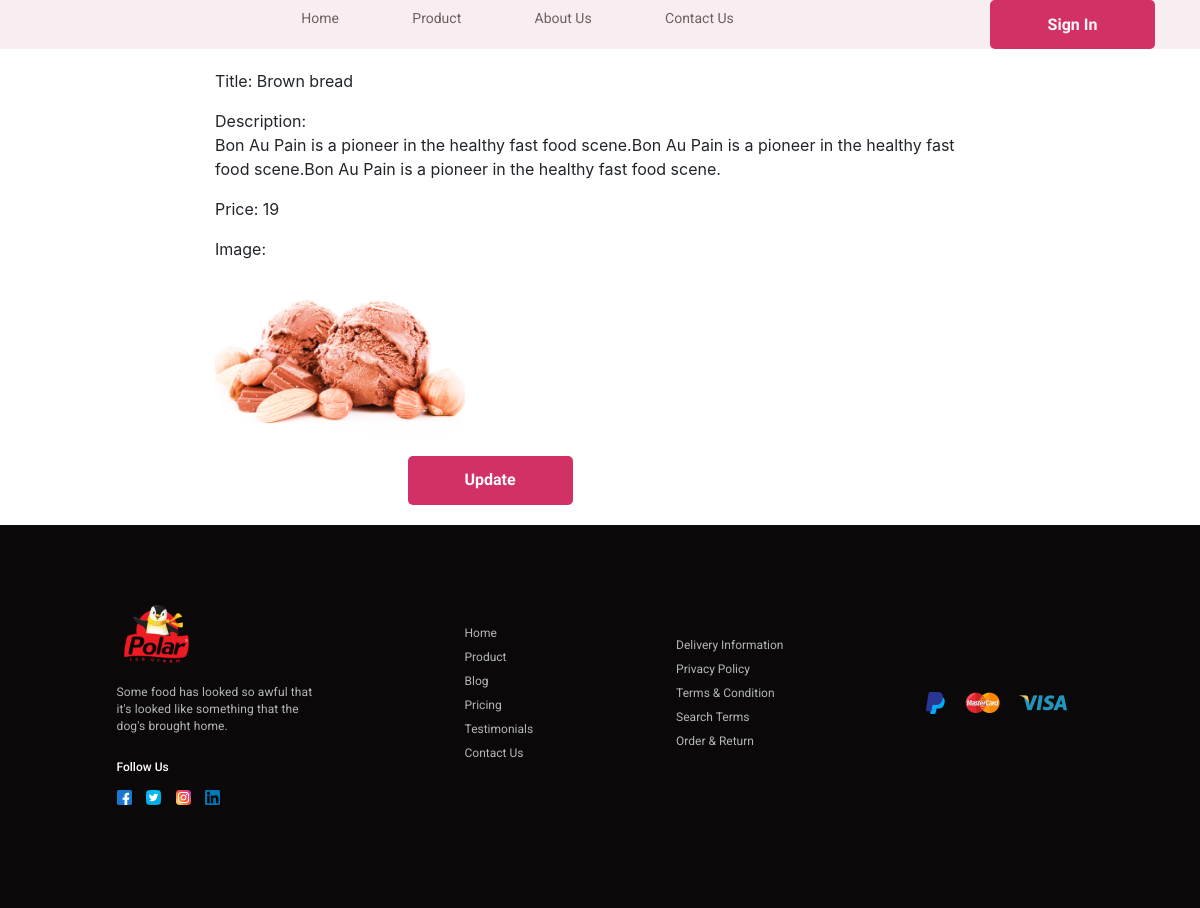
/products/1, run on the app's committed database.
### web/models.py (models this page shows, shortened)
class Product(models.Model):
    category = models.ForeignKey(
        Category,
        on_delete=models.CASCADE,
        related_name='category'
    )
    title = models.CharField(
        max_length=120,
        null=True,
        blank=True,
    )
    description = models.TextField(
        null=True,
        blank=True,
    )
    price = models.PositiveIntegerField(
        default=0,
    )
    image = models.ImageField()

### web/views.py (the view)
class ProductDetailView(generic.DetailView):
    template_name = 'product_detail.html'
    model = models.Product
    queryset = models.Product.objects.all()

### web/templates/product_detail.html (shortened to what this page needs)
{% extends 'base.html' %}
{% load static %}
{% block start %}
    <section class="start start-no">
        <div class="container">
            <header class="d-flex justify-content-between align-items-center">
                <nav class="menu d-none d-sm-none d-md-block col-md-5">
                    <ul class="">
                        <li><a href="{% url 'index' %}">
                            Home
                        </a></li>
                        <li><a href="{% url 'products' %}">
                            Product
                        </a></li>
                        <li><a href="{% url 'about' %}">
                            About Us
                        </a></li>
                        <li><a href="{% url 'contacts' %}">
                            Contact Us
                        </a></li>
                    </ul>
                </nav>
                {% if request.user.is_authenticated %}
                    <a href="{% url 'cart' request.user.cart_set.last.pk %}">
                        <button class="header-btn">
                            Cart
                        </button>
                    </a>
                    <a href="{% url 'orders' %}">
                        <button class="header-btn">
                            Orders
                        </button>
                    </a>
                    <a href="{% url 'logout' %}">
                        <button class="header-btn">
                            {{ request.user.username }}, Log Out
                        </button>
                    </a>
                {% else %}
                    <a href="{% url 'login' %}">
                        <button class="header-btn">
                            Sign In
                        </button>
                    </a>
                {% endif %}
            </header>
        </div>
    </section>
{% endblock %}
{% block main %}
    <div class="container form" style="max-width: 800px">
        <p>Title: {{ product.title }}</p>
        <p>Description: <br>{{ product.description }}</p>
        <p>Price: {{ product.price }}</p>
        <p>
            Image: <br>
            <img src="{{ product.image.url }}" style="max-width: 250px;" alt="">
        </p>
        <a href="{% url 'update-product' pk=product.pk %}">
            <button class="header-btn">Update</button>
        </a>
    </div>
{% endblock %}

### web/static/css/style.css (style rules this page uses)
* { padding: 0;margin: 0; }
a { text-decoration: none; }
div { box-sizing: border-box; }
.container { max-width: 1125px; margin: auto; }
.start { background: #F8EDF0; height: 100vh; position: relative; }
.menu ul { list-style-type: none; display: flex; justify-content: space-between; }
.menu a { font-family: Roboto; font-style: normal; font-weight: normal; font-size: 14px; line-height: 16px; color: #150101; opacity: 0.6; }
.header-btn, .start-btn, .sugar-btn, .product-card__btn { width: 165px; height: 49px; background: #D23166; border-radius: 5px; border: none; font-family: Hind Madurai; font-style: normal; font-weight: bold; font-size: 16px; line-height: 22px; color: #FAFAFA; }
.start-no { height: initial; }
.form { margin-top: 20px; display: flex; flex-direction: column; }
.form button { margin-left: 25%; margin-bottom: 20px; }

### data on the page
Product: title "Brown bread", description "Bon Au Pain is a pioneer in the healthy fast food scene.Bon Au Pain is a pioneer in the healthy fast food scene.Bon Au Pain is a pioneer in the healthy fast food scene.", price "19", image (picture)
